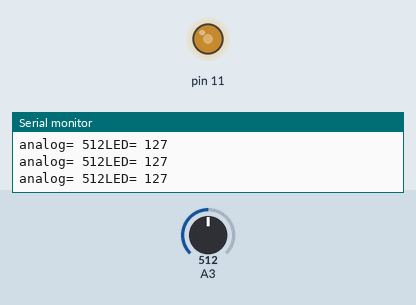
Simulated run of this sketch. Board: Arduino Uno, built with avr-gcc and run on an emulated ATmega328P. Parts: output pins drawn as LEDs (lit = HIGH), the last lines printed to the serial monitor. The test bench sets the inputs (shaded band); at power-on: A3 = 512.

Above: at 1.2 s.
1.3 s: A3 set to 416
At 1.7 s:
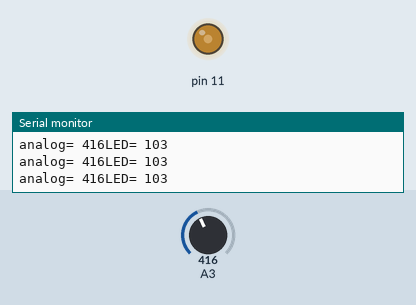
2.8 s: A3 set to 386
At 4.2 s:
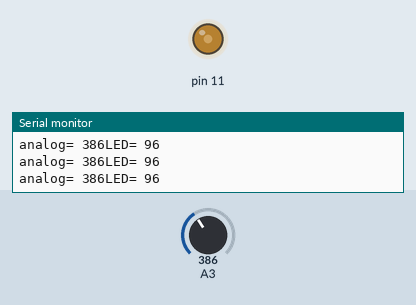
5.8 s: A3 set to 1023
At 6.4 s:
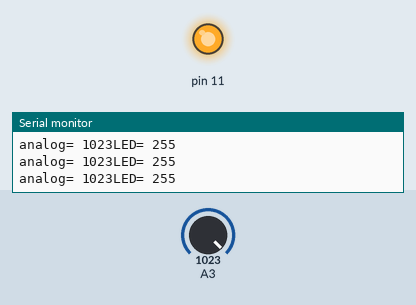
7.3 s: A3 set to 990
At 7.9 s:
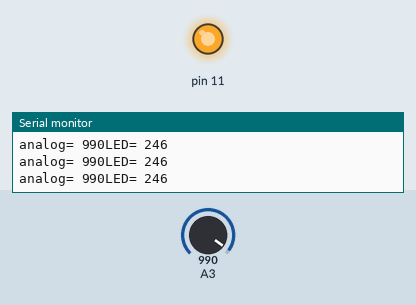
10.3 s: A3 set to 122
At 11.0 s:
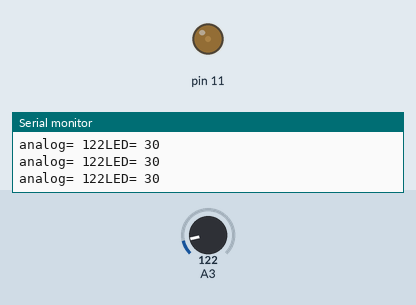
11.8 s: A3 set to 511
At 12.1 s:
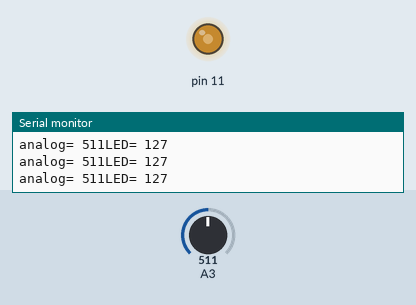
Timing chart, 0 to 14.3 s (numbered marks = the images above; inputs shaded):
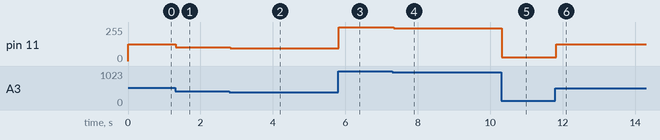

Measured:
- after the input at 1.3 s, pin 11: 127/255 → 103/255 at once
- after the input at 2.8 s, pin 11: 103/255 → 96/255 at once
- after the input at 5.8 s, pin 11: 96/255 → 255/255 at once
- after the input at 7.3 s, pin 11: 255/255 → 246/255 at once
- after the input at 10.3 s, pin 11: 246/255 → 30/255 at once
- after the input at 11.8 s, pin 11: 30/255 → 127/255 at once

The sketch:

register_03.ino
```cpp
// 가변저항
void setup()
{
  Serial.begin(9600);
  pinMode(11,OUTPUT);
}

void loop()
{
  int readValue = analogRead(A3);
  Serial.print("analog= ");
  Serial.print(readValue);

  // 범위변경
  int y = map(readValue, 0, 1023, 0, 255);
  // pwm 으로 밝기 조절
  analogWrite(11,y);
  Serial.print("LED= ");
  Serial.println(y);
}
```
